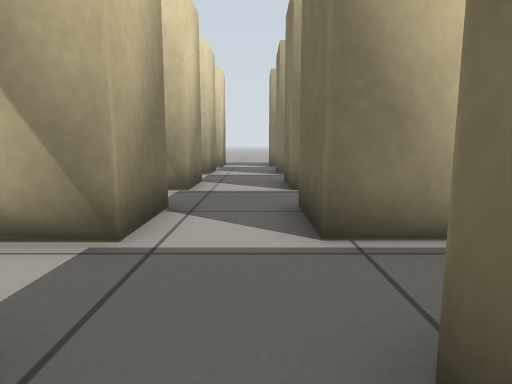
View 1 (above)

24 first-person views from a walk through a Gazebo world. The camera is 0.5 m above the floor, tilts 8° down and sees 75° across. The floor is counted in squares, 0.5 m on a side. Each view is taken from the middle of a square. On the plan, view 1 faces up. The plan holds only what a view shows up to about 12 squares ahead; the rest is blank.

View 2
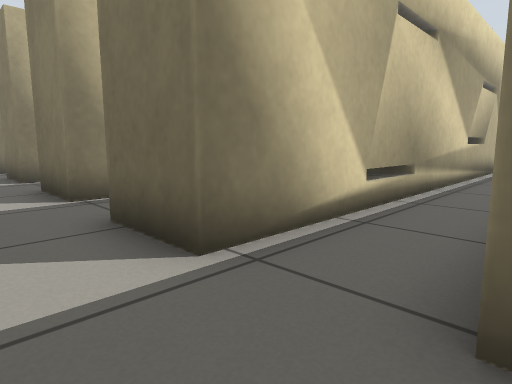

View 3
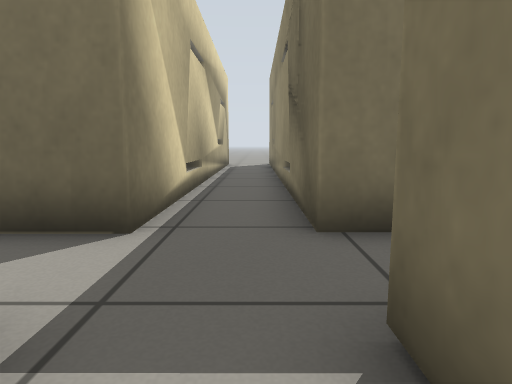

View 4
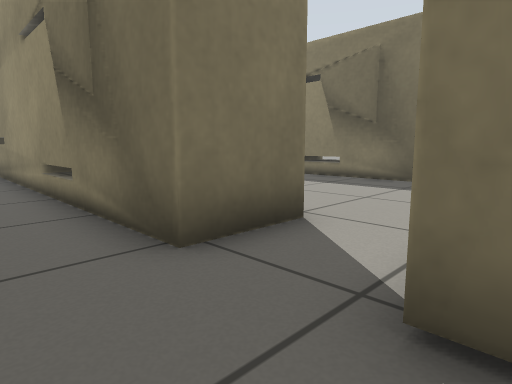

View 5
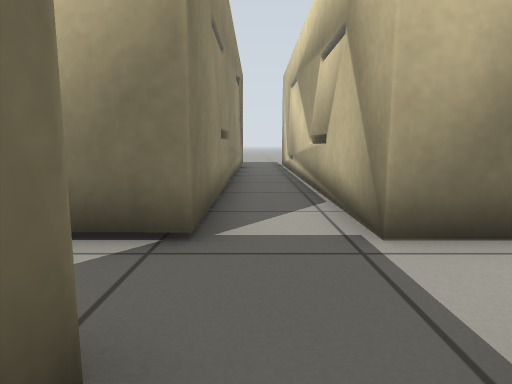

View 6
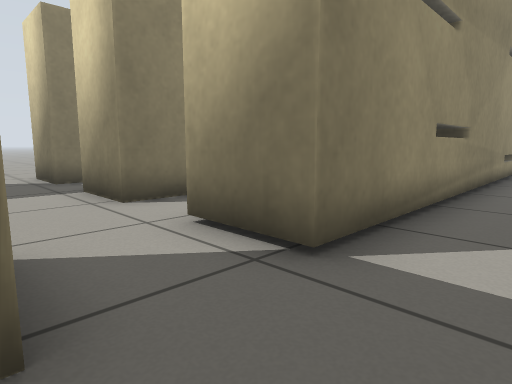

View 7
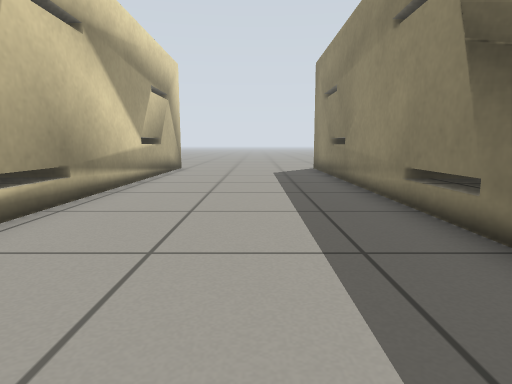

View 8
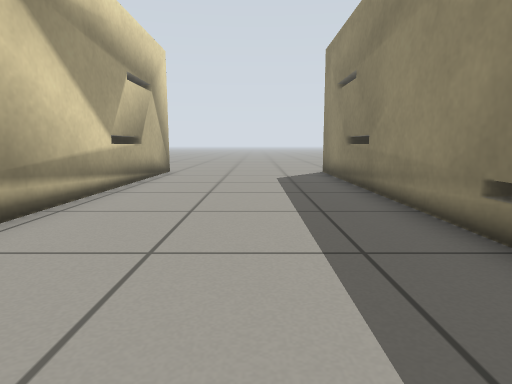

View 9
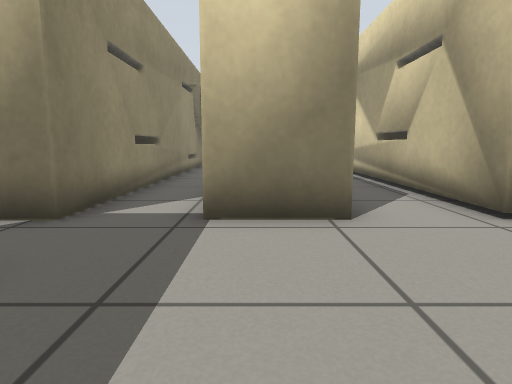

View 10
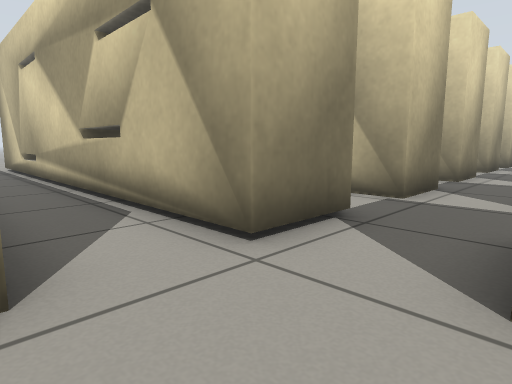

View 11
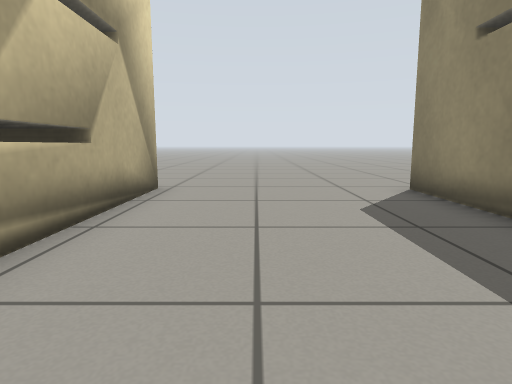

View 12
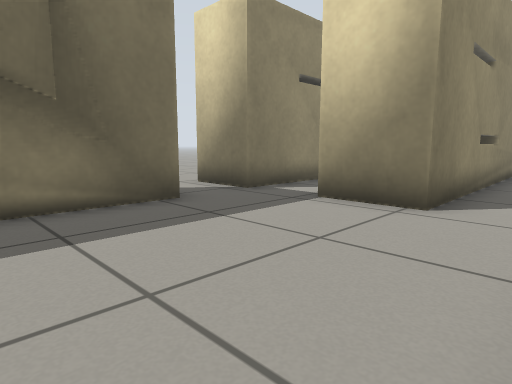

View 13
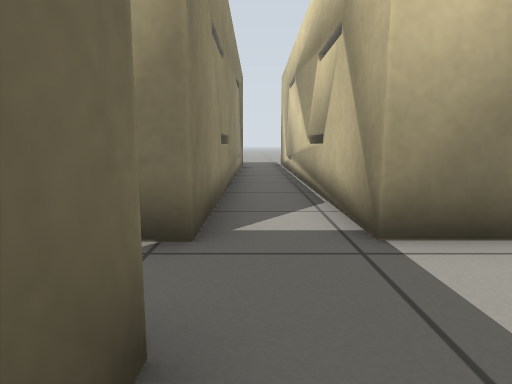

View 14
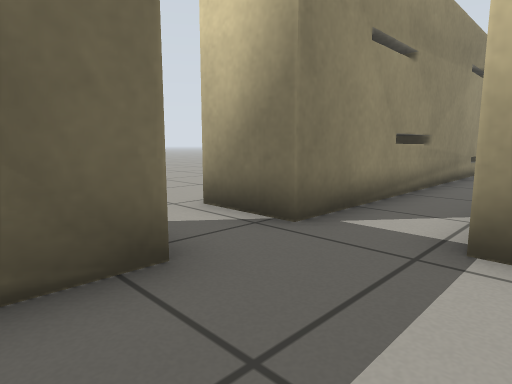

View 15
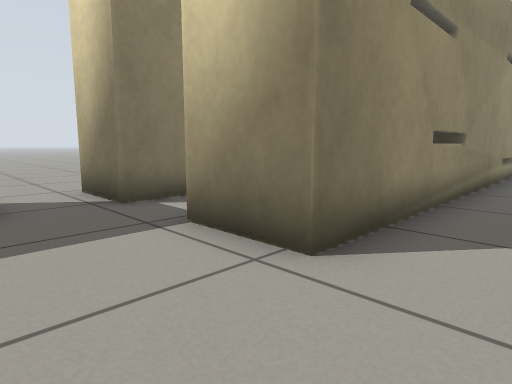

View 16
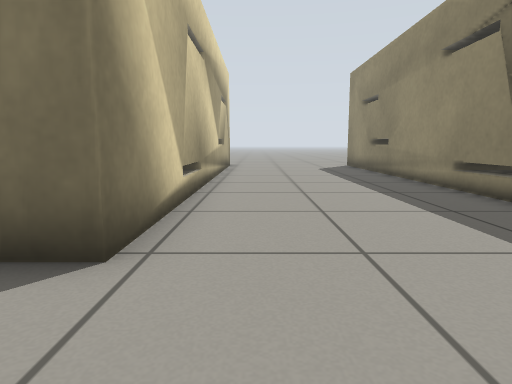

View 17
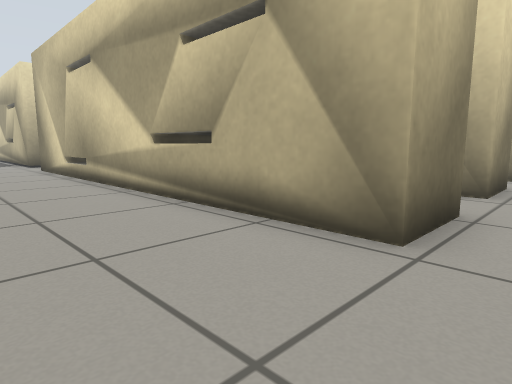

View 18
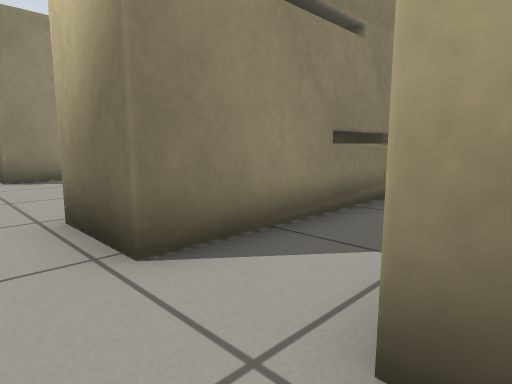

View 19
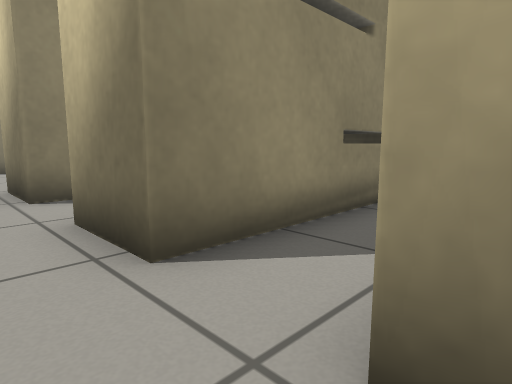

View 20
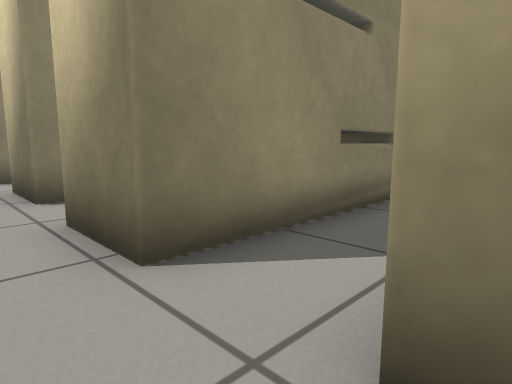

View 21
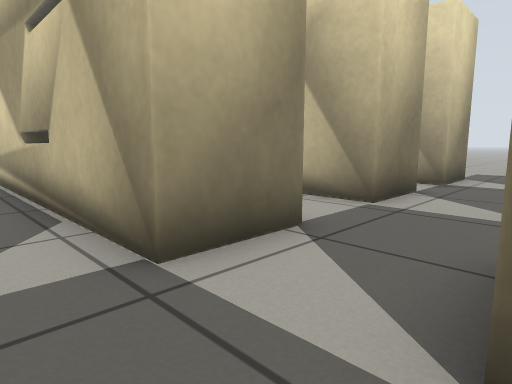

View 22
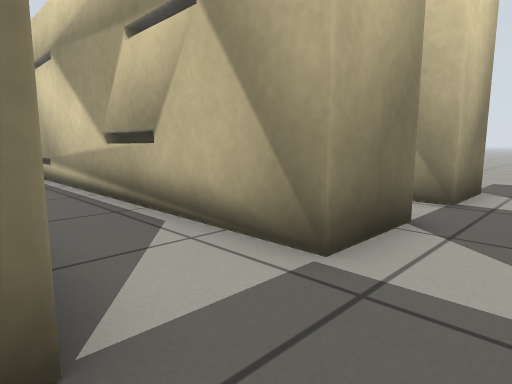

View 23
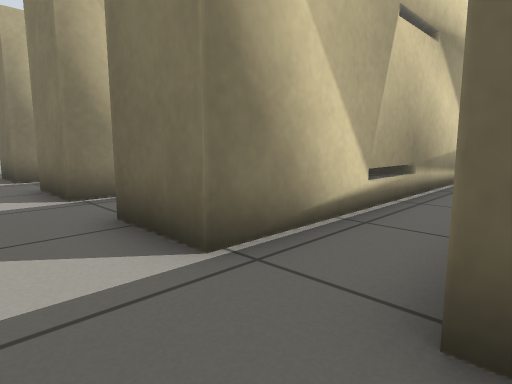

View 24
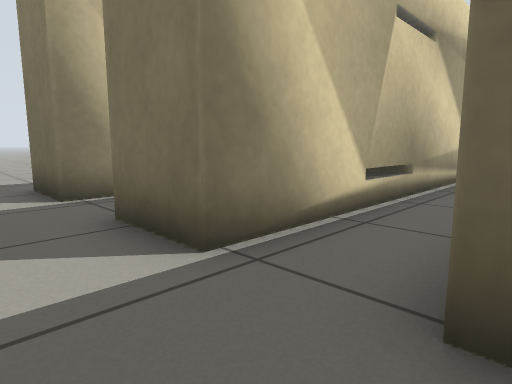

### Floor plan
Points are (right, up) in squares from view 1. A wall is a line through its corners. A room is listed if a view was taken in it or the views show most of it. See-through windows are left out.
Room 1 (views 1, 2, 3, 4, 5, 6)
walls: (-1.4, 3.4) (-10.4, 3.4); (0.7, -0.7) (0.7, 1.3) (14.8, 1.3) (14.8, -0.7); (-11.6, 1.3) (-1.4, 1.3) (-1.4, -0.7); (14.8, 3.4) (0.7, 3.4)
low walls: (-6.5, 3.9) (-6.5, 3.2)
ways out: opening at (-0.5, 0.5) to room 2; opening at (16, 0.5) to room 2; opening at (-0.5, 4.5) to room 3; opening at (15.5, 4.5) to room 3
Room 2 (views 7, 8, 9, 10, 11, 12, 13, 14, 15, 16, 17)
walls: (0.5, -6.5) (14.6, -6.5); (-1.4, -0.7) (-14.2, -0.7); (-5.3, -0.2) (-5.3, -0.8); (10.9, -0.2) (10.9, -0.8); (-10.9, -6.5) (-1.4, -6.5) (-1.4, -8.8); (-12, -2.7) (-1.4, -2.7) (-1.4, -4.7) (-10.5, -4.7); (14.8, -0.7) (0.7, -0.7)
low walls: (3.9, 0) (3.9, -0.8); (5.9, -0.8) (5.9, 1.4); (-6.5, -4.2) (-6.5, -4.8); (-6.5, 0.2) (-6.5, -0.8); (9.7, 1.2) (9.7, -0.8); (11.7, -0.8) (11.7, 0.6); (-12.2, -0.2) (-12.2, -0.8)
ways out: opening at (-0.5, 0.5) to room 1; opening at (16, 0.5) to room 1; opening at (-0.5, -7.5); opening at (15.5, -7.5)
Room 3 (views 18, 21, 23)
walls: (-1.4, 5.4) (-1.4, 3.4); (-1.4, 7.4) (-9.1, 7.4); (0.7, 3.4) (0.7, 5.5); (8.8, 7.4) (0.7, 7.4); (10.4, 5.4) (14.8, 5.4) (14.8, 3.4)
low walls: (-6.5, 7.9) (-6.5, 7.2)
ways out: opening at (-0.5, 4.5) to room 1; opening at (15.5, 4.5) to room 1; opening at (-0.5, 8.5) to room 4; opening at (16, 8.5) to room 4
Room 4 (views 19, 22, 24)
walls: (-1.4, 9.4) (-1.4, 7.4); (-1.6, 11.5) (-11.4, 11.5); (0.7, 7.4) (0.7, 9.5); (9.1, 11.5) (0.7, 11.5); (9.9, 9.4) (14.8, 9.4) (14.8, 7.4)
ways out: opening at (-0.5, 8.5) to room 3; opening at (16, 8.5) to room 3; opening at (-0.5, 12.5) to room 5; opening at (16, 12.5) to room 5
Room 5 (view 20)
walls: (1.6, 15.6) (0.7, 15.6); (0.7, 11.5) (0.7, 13.5); (-1.6, 13.6) (-1.6, 11.5)
low walls: (14.8, 12) (14.8, 11.4)
ways out: opening at (-0.5, 12.5) to room 4; opening at (16, 12.5) to room 4; opening at (-2, 14); opening at (-0.5, 16.5)

Where each view was taken, in squares from view 1:
view 1: 0 up, 0 right, facing up
view 2: 1 up, 1 left, facing up-right
view 3: 2 up, 3 left, facing right
view 4: 3 up, 2 left, facing down-right
view 5: 2 up, 2 right, facing left
view 6: 3 up, 1 right, facing down-left
view 7: 4 down, 0 right, facing right
view 8: 4 down, 2 right, facing right
view 9: 4 down, 3 right, facing left
view 10: 3 down, 1 right, facing up-left
view 11: 3 down, 7 right, facing right
view 12: 1 down, 4 right, facing down-left
view 13: 6 down, 2 right, facing left
view 14: 4 down, 2 right, facing down-left
view 15: 1 down, 1 right, facing down-left
view 16: 2 down, 2 left, facing right
view 17: 4 down, 16 right, facing up-left
view 18: 4 up, 16 right, facing down-left
view 19: 8 up, 16 right, facing down-left
view 20: 12 up, 16 right, facing down-left
view 21: 6 up, 1 right, facing up-left
view 22: 9 up, 0 right, facing up-left
view 23: 5 up, 1 left, facing up-right
view 24: 9 up, 1 left, facing up-right
